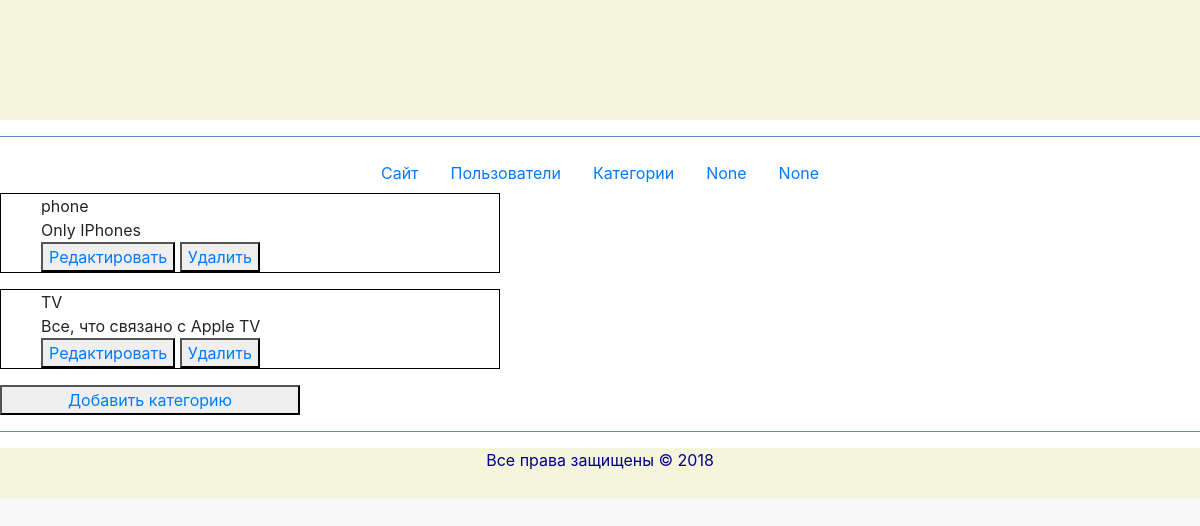
The app's page /admin/categories/ (signed in) with its own data.
### mainapp/models.py (models this page shows, shortened)
class ProductCategory(models.Model):
    name = models.CharField(
        verbose_name='Название категории',
        max_length=64,
        unique=True
    )
    description = models.TextField(verbose_name='Описание категории',
                                   blank=True)
    active = models.BooleanField(verbose_name='Активна', default=True)

### adminapp/views.py (the view)
@user_passes_test(lambda x: x.is_superuser)
def categories(request):
    all_categories = ProductCategory.objects.all()
    context = {
        'title': 'Категории',
        'categories': all_categories,
    }
    return render(request, 'adminapp/categories.html', context)

### adminapp/templates/adminapp/categories.html (shortened to what this page needs)
{% extends 'adminapp/base.html' %}
{% load staticfiles %}
{% block content %}
    <div class="links-menu">
        {% include 'adminapp/includes/inc_admin_menu.html' %}
    </div>
    <div class="categories_list">
        {% for category in categories %}
        <ul style="list-style-type: none; border: 1px solid black; width: 500px;">
            <li>
                {{ category.name }}
            </li>
            <li>
                {{ category.description }}
            </li>
            <li>
                <button>
                    <a href="{% url 'admin:category_update' category.pk %}">
                        Редактировать
                    </a>
                </button>
                {% if category.active %}
                    <button>
                        <a href="{% url 'admin:category_delete' category.pk %}">
                            Удалить
                        </a>
                    </button>
                {% else %}
                    <button>
                        <a href="{% url 'admin:category_up' category.pk %}">
                            Восстановить
                        </a>
                    </button>
                {% endif %}
            </li>
        </ul>
        {% endfor %}
        <button class="new_category" style="width: 300px;">
            <a href="{% url 'admin:category_create' %}">
                Добавить категорию
            </a>
        </button>
    </div>
{% endblock %}

### static/css/style.css (style rules this page uses)
html, body { background-color: #f8f8f8; }

### records on screen
ProductCategory: name "phone", description "Only IPhones", active "Удалить"
ProductCategory: name "TV", description "Все, что связано с Apple TV", active "Удалить"
